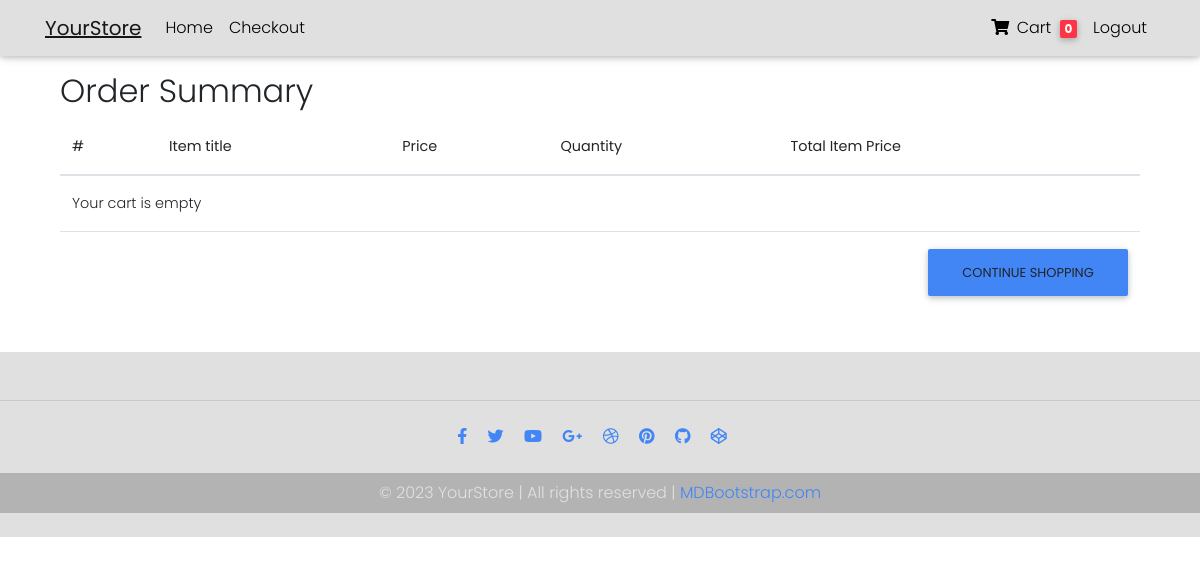
/order-summary/ (signed in), run on an earlier commit of the app's database.
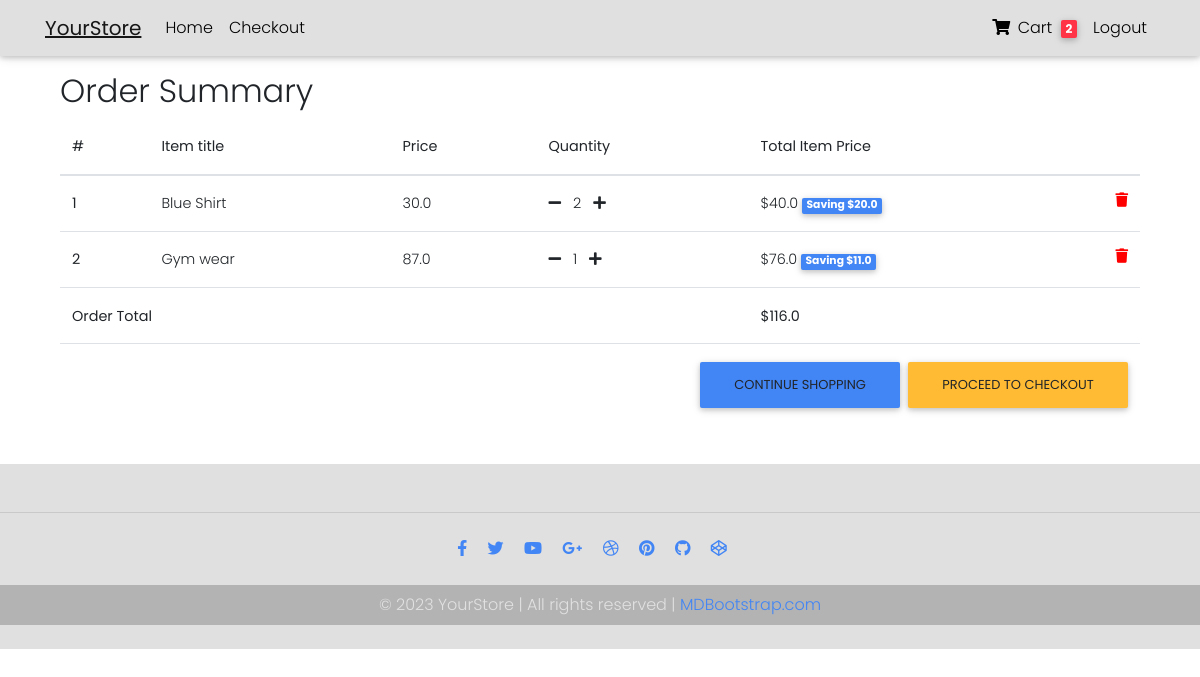
And on a later commit of the database.
### core/models.py (models this page shows, shortened)
class Order(models.Model):
    user = models.ForeignKey(settings.AUTH_USER_MODEL,
                             on_delete=models.CASCADE)
    ref_code = models.CharField(max_length=20, blank=True, null=True)
    items = models.ManyToManyField(OrderItem)
    start_date = models.DateTimeField(auto_now_add=True)
    ordered_date = models.DateTimeField()
    ordered = models.BooleanField(default=False)
    shipping_address = models.ForeignKey(
        'Address', related_name='shipping_address', on_delete=models.SET_NULL, blank=True, null=True)
    billing_address = models.ForeignKey(
        'Address', related_name='billing_address', on_delete=models.SET_NULL, blank=True, null=True)
    payment = models.ForeignKey(
        'Payment', on_delete=models.SET_NULL, blank=True, null=True)
    coupon = models.ForeignKey(
        'Coupon', on_delete=models.SET_NULL, blank=True, null=True)
    being_delivered = models.BooleanField(default=False)
    received = models.BooleanField(default=False)
    refund_requested = models.BooleanField(default=False)
    refund_granted = models.BooleanField(default=False)
    def get_total(self):
        total = 0
        for order_item in self.items.all():
            total += order_item.get_final_price()
        if self.coupon:
            total -= self.coupon.amount
        return total

class OrderItem(models.Model):
    user = models.ForeignKey(settings.AUTH_USER_MODEL,
                             on_delete=models.CASCADE)
    ordered = models.BooleanField(default=False)
    item = models.ForeignKey(Item, on_delete=models.CASCADE)
    quantity = models.IntegerField(default=1)
    def get_total_item_price(self):
        return self.quantity * self.item.price
    def get_total_discount_item_price(self):
        return self.quantity * self.item.discount_price
    def get_amount_saved(self):
        return self.get_total_item_price() - self.get_total_discount_item_price()
    def get_final_price(self):
        if self.item.discount_price:
            return self.get_total_discount_item_price()
        return self.get_total_item_price()

class Item(models.Model):
    title = models.CharField(max_length=100)
    price = models.FloatField()
    discount_price = models.FloatField(blank=True, null=True)
    category = models.CharField(choices=CATEGORY_CHOICES, max_length=2)
    label = models.CharField(choices=LABEL_CHOICES, max_length=1)
    slug = models.SlugField()
    description = models.TextField()
    image = models.ImageField()

### core/views.py (the view)
# urls.py: path('order-summary/', OrderSummaryView.as_view(), name='order-summary'),
class OrderSummaryView(LoginRequiredMixin, View):
    def get(self, *args, **kwargs):
        try:
            order = Order.objects.get(user=self.request.user, ordered=False)
            context = {
                'object': order
            }
            return render(self.request, 'order_summary.html', context)
        except ObjectDoesNotExist:
            messages.warning(self.request, "You do not have an active order")
            return redirect("/")

### core/templatetags/cart_template_tags.py (called while the page is built)
@register.filter
def cart_item_count(user):
    if user.is_authenticated:
        qs = Order.objects.filter(user=user, ordered=False)
        if qs.exists():
            return qs[0].items.count()
    return 0

### templates/order_summary.html (shortened to what this page needs)
{% extends "base.html" %}
{% block content %}
<main>
    <div class="container">
        <div class="table-responsive text-nowrap">
            <h2>Order Summary</h2>
            <table class="table">
                <thead>
                    <tr>
                        <th scope="col">#</th>
                        <th scope="col">Item title</th>
                        <th scope="col">Price</th>
                        <th scope="col">Quantity</th>
                        <th scope="col">Total Item Price</th>
                    </tr>
                </thead>
                <tbody>
                    {% for order_item in object.items.all %}
                    <tr>
                        <th scope="row">{{ forloop.counter }}</th>
                        <td>{{ order_item.item.title }}</td>
                        <td>{{ order_item.item.price }}</td>
                        <td>
                            <a href="{% url 'core:remove-single-item-from-cart' order_item.item.slug %}">
                                <i class="fas fa-minus mr-2"></i>
                            </a>
                            {{ order_item.quantity }}
                            <a href="{% url 'core:add-to-cart' order_item.item.slug %}">
                                <i class="fas fa-plus ml-2"></i>
                            </a>
                        </td>
                        <td>
                            {% if order_item.item.discount_price %}
                            ${{ order_item.get_total_discount_item_price }}
                            <span class="badge badge-primary">Saving ${{ order_item.get_amount_saved }}</span>
                            {% else %}
                            ${{ order_item.get_total_item_price }}
                            {% endif %}
                            <a style='color: red;' href="{% url 'core:remove-from-cart' order_item.item.slug %}">
                                <i class="fas fa-trash float-right"></i>
                            </a>
                        </td>
                    </tr>
                    {% empty %}
                    <tr>
                        <td colspan='5'>Your cart is empty</td>
                    </tr>
                    <tr>
                        <td colspan="5">
                            <a class='btn btn-primary float-right' href='/'>Continue shopping</a>
                        </td>
                    </tr>
                    {% endfor %}
                    {% if object.get_total %}
                    <tr>
                        <td colspan="4"><b>Order Total</b></td>
                        <td><b>${{ object.get_total }}</b></td>
                    </tr>
                    <tr>
                        <td colspan="5">
                            <a class='btn btn-warning float-right ml-2' href='/checkout/'>Proceed to checkout</a>
                            <a class='btn btn-primary float-right' href='/'>Continue shopping</a>
                        </td>
                    </tr>
                    {% endif %}
                </tbody>
            </table>
        </div>
    </div>
</main>
{% endblock content %}

### templates/navbar.html (shortened to what this page needs)
{% load cart_template_tags %}
<nav class="navbar navbar-expand-lg navbar-light bg-light fixed-top">
  <div class="container">
    <a class="navbar-brand" href="/">
      <strong> <u> YourStore</u></strong>
    </a>
    <div class="collapse navbar-collapse" id="navbarSupportedContent">
      <ul class="navbar-nav mr-auto">
        <li class="nav-item">
          <a class="nav-link" href="/">Home</a>
        </li>
        {% if request.user.is_authenticated %}
        <li class="nav-item">
          <a class="nav-link" href="/checkout">Checkout</a>
        </li>
        {%endif%}
      </ul>
      <ul class="navbar-nav ml-auto">
        {% if request.user.is_authenticated %}
        <li class="nav-item">
          <a href="{% url 'core:order-summary' %}" class="nav-link">
            <i class="fas fa-shopping-cart"></i> Cart
            <span class="badge badge-danger ml-1">{{ request.user|cart_item_count }}</span>
          </a>
        </li>
        <li class="nav-item">
          <a class="nav-link" href="{% url 'account_logout' %}">Logout</a>
        </li>
        {% endif %}
      </ul>
    </div>
  </div>
</nav>

What changed in the data, as far as the page shows it:
added OrderItem: item "Blue Shirt", item.price "30.0", quantity "2", get_total_discount_item_price "40.0", get_amount_saved "20.0"
added OrderItem: item "Gym wear", item.price "87.0", quantity "1", get_total_discount_item_price "76.0", get_amount_saved "11.0"
now on this page (row edited): Order: get_total "116.0"
Also different on the page:
{{ request.user|cart_item_count }}: "0" → "2"
text no longer shown: "Your cart is empty"
text now shown: "Order Total $ PROCEED TO CHECKOUT"
